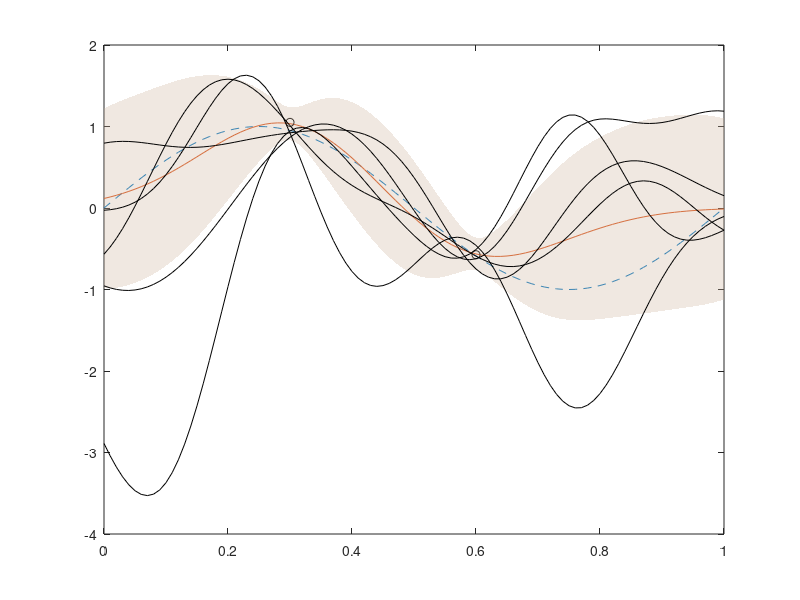

MATLAB code to generate this figure:
function predictive_dist
% Bayesian regression with 9 Gaussian basis functions
% and thus we need the posterior distribution for 9 weights

% generate synthetic data
fun = @(x) sin(2*pi*x); % true function
beta = 1/0.02; % inverse noise variance
x = [0.3 0.6]'; % choose the locations of the data points
%x = [0 0.3 0.6 1]'; % choose the locations of the data points
%x = rand(25,1);
y = fun(x) + sqrt(1/beta)*randn(size(x));
n = length(y);

% prior distribution:  N(0, (1/alpha) I)
alpha = 1;

% Phi matrix has 9 columns (one for each basis function or weight)
%  and n rows (one for each data point)
Phi = [];
for i = 1:n
  Phi = [Phi; phifunc_t(x(i))];
end

% posterior distribution for weights w
Sn = inv(alpha*eye(9) + beta*Phi'*Phi); % n-by-n covariance matrix
mn = beta*Sn*Phi'*y;                    % mean

% plot predictive distribution
xx = 0:0.01:1;
yy = [];
vari = [];
for xval = xx;
  yval = phifunc_t(xval)*mn;
  yy = [yy yval];
  % calculate the variance at each x value
  vari = [vari (1/beta + phifunc_t(xval)*Sn*phifunc_t(xval)')];
end
clf
plot(xx,fun(xx),'--');
hold on
plot(xx,yy);
plot(x,y,'ko');
lo = yy-sqrt(vari);
hi = yy+sqrt(vari);
h = patch([xx xx(end:-1:1) xx(1)], [lo hi(end:-1:1) lo(1)], 'b');
set(h, 'EdgeAlpha',0, 'FaceColor',[.8 .7 .6], 'FaceAlpha',.3)

% plot a few examples of functions from the predictive distribution
chol_Sn = chol(Sn, 'lower');
centers = [0:1/8:1]; % centers of 9 Gaussian basis functions
s = 0.1;              % Gaussian "standard deviation" or width
for example = 1:5
  w = mn + chol_Sn*randn(9,1)
  ff = zeros(size(xx));
  for k = 1:9
    ff = ff + w(k)*exp(-0.5/(s*s)*(xx-centers(k)).^2);
  end
  plot(xx,ff,'k-');
end

function phi_t = phifunc_t(x)
% row vector of basis functions evaluated at a scalar x
centers = [0:1/8:1]; % centers of 9 Gaussian basis functions
s = 0.1;              % Gaussian "standard deviation" or width
phi_t = exp(-0.5/(s*s)*(x-centers).^2);

